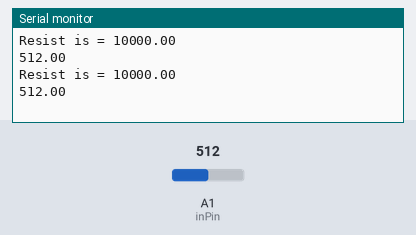
This sketch was run on a simulated Arduino Uno, built with avr-gcc and run on an emulated ATmega328P. On the bench: the last lines printed to the serial monitor. The inputs (shaded band) are chosen by the test bench; at power-on: A1 (inPin) = 512.

Above: at 3.8 s.
3.9 s: A1 (inPin) set to 0
At 6.5 s:
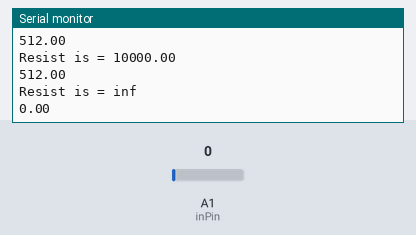
10.5 s: A1 (inPin) set to 122
At 12.5 s:
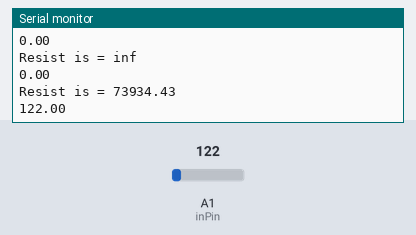
Timing chart, 0 to 14.0 s (numbered marks = the images above; inputs shaded):
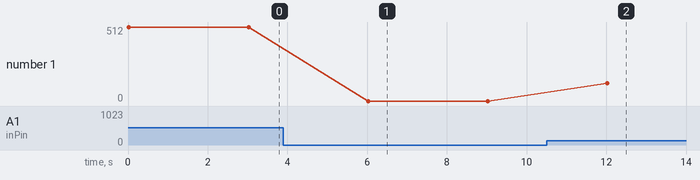

The sketch:

temp_03.ino
```cpp
/*
 NTC 3470 Temp sonsor
 analog 0: V out
*/

const int inPin =1;
//const int putPin = 5;
//const int threshold = 25;

void setup(){
Serial.begin(9600);
//pinMode(putPin,1);
}

void loop() {
  float ohm = 0.0, value1 = 0.0;
  value1 = analogRead(inPin);
  ohm = 10000*(1024-value1)/value1;
  Serial.print("Resist is = ");
  Serial.print(ohm);
  Serial.println("\n");
   Serial.print(value1);
  Serial.println("\n");
  delay(3000);
}
```

Measured:
- after the input at 3.9 s, the serial monitor: prints a new line after 2.1 s (image 1)
- after the input at 10.5 s, the serial monitor: prints a new line after 1.5 s (image 2)
- plotted number 1: 512 → 0 after the input at 3.9 s, 0 → 122 after the input at 10.5 s
